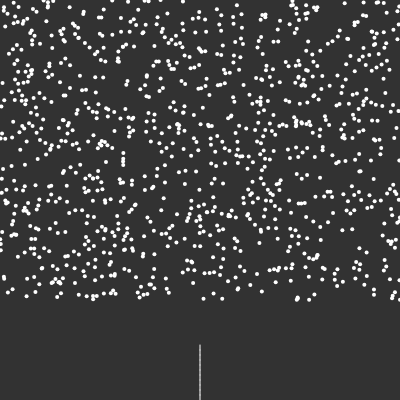
Frame 1 (no input)
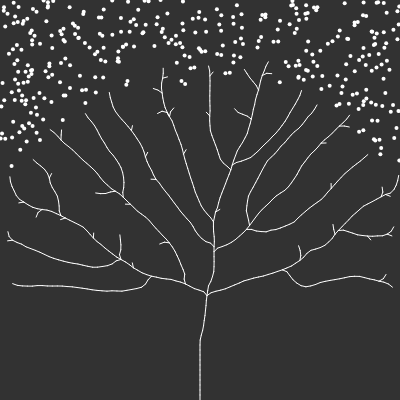
Frame 60 (no input)
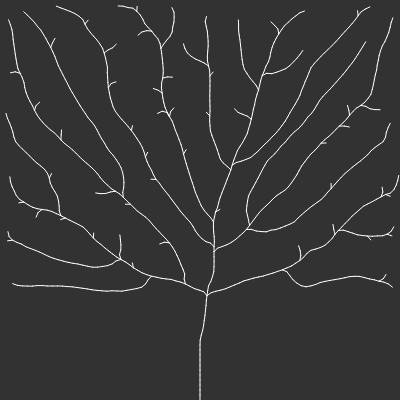
Frame 120 (the mouse pressed at the canvas centre since frame 60)

The p5.js sketch that drew these frames (run headless with seeded random() and noise() and a simulated clock; from frame 60 on, the mouse is pressed at the canvas centre):

// p5.js sketch
// ── sketch.js
let tree;
let max_dist = 50;
let min_dist = 15;

function setup() {
  createCanvas(400, 400);
  tree = new Tree();
}

function draw() {
  background(50);
  tree.show();
  tree.grow();
}

// ── branch.js
function Branch(parent, position, direction) {
  this.parent = parent;
  this.position = position;
  this.direction = direction;
  this.originalDirection = this.direction.copy();
  this.counter = 0;
  this.length = 5;



  this.next = function() {
    this.direction.normalize();
    let nextDirection = p5.Vector.mult(this.direction, this.length);
    let nextPosition = p5.Vector.add(this.position, nextDirection);
    let nextBranch = new Branch(this, nextPosition, this.direction.copy());
    return nextBranch;
  }

  this.show = function() {
    if (parent != null) {
      stroke(255);
      line(this.position.x, this.position.y, this.parent.position.x, this.parent.position.y);
    }
  }

  this.reset = function (){
    this.direction = this.originalDirection.copy();
    this.counter = 0;
  }


}

// ── leaf.js
function Leaf(){
  this.position = createVector(random(width), random(height-100));
  this.reached = false;

  this.show = function(){
    fill(255);
    noStroke();
    ellipse(this.position.x, this.position.y, 4, 4);
  }
}

// ── tree.js
function Tree() {
  this.leaves = [];
  this.branches = [];

  for (let i = 0; i < 1000; i++) {
    this.leaves.push(new Leaf());
  }

  let position = createVector(width / 2, height);
  let direction = createVector(0, -1);
  let root = new Branch(null, position, direction);
  this.branches.push(root);
  let current = root;
  let found = false;

  while (!found) {
    for (let i = 0; i < this.leaves.length; i++) {
      let d = p5.Vector.dist(current.position, this.leaves[i].position);
      if (d < max_dist) {
        found = true;
      }
    }

    if (!found) {
      let branch = current.next();
      current = branch;
      this.branches.push(current);
    }
  }

  this.grow = function() {
    for (let i = 0; i < this.leaves.length; i++) {
      let leaf = this.leaves[i];
      let closestBranch = null;
      let record = 1000000;
      for (let j = 0; j < this.branches.length; j++) {
        let branch = this.branches[j];
        let d = p5.Vector.dist(leaf.position, branch.position);
        if (d < min_dist) {
          leaf.reached = true;
          closestBranch = null;
          break;
        } else if (d > max_dist) {

        } else if (closestBranch == null || d < record) {
          closestBranch = branch;
          record = d;
        }
      }

      if (closestBranch != null) {
        let newDirection = p5.Vector.sub(leaf.position, closestBranch.position);
        newDirection.normalize();
        closestBranch.direction.add(newDirection);
        closestBranch.counter++;
      }
    }

    for (let i = this.leaves.length - 1; i >= 0; i--) {
      if (this.leaves[i].reached) {
        this.leaves.splice(i, 1);
      }
    }

    for (let i = this.branches.length - 1; i >= 0; i--) {
      let branch = this.branches[i];
      if (branch.counter > 0) {
        branch.direction.div(branch.counter+1);
        this.branches.push(branch.next());
      }
      branch.reset();
    }
  }

  this.show = function() {
    for (let i = 0; i < this.leaves.length; i++) {
      this.leaves[i].show();
    }
    for (let i = 0; i < this.branches.length; i++) {
      this.branches[i].show();
    }
  }
}
